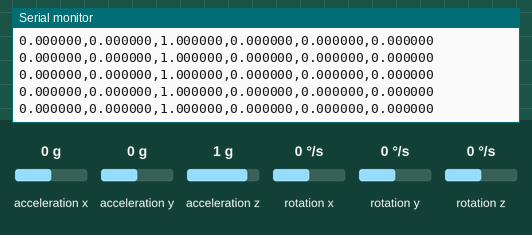
Recording of a sketch running on a simulated Arduino Nano 33 BLE. Shown: the last lines printed to the serial monitor. The inputs (shaded band) are chosen by the test bench; at power-on: acceleration x 0 g, acceleration y 0 g, acceleration z 1 g, rotation x 0 °/s, rotation y 0 °/s, rotation z 0 °/s.

Above: at 1.3 s.
1.4 s: acceleration x set to -1.4 g
At 2.8 s:
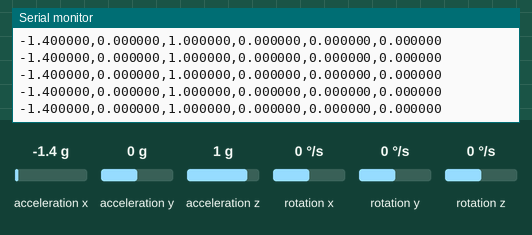
2.9 s: acceleration y set to -1.4 g
At 4.3 s:
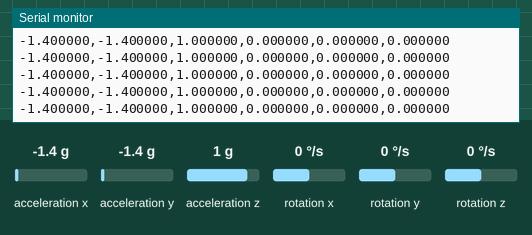
4.4 s: acceleration z set to -1.4 g
At 5.8 s:
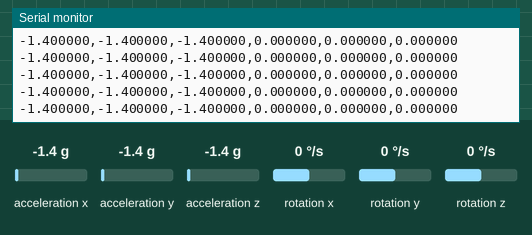
5.9 s: rotation x set to -192 °/s
At 7.3 s:
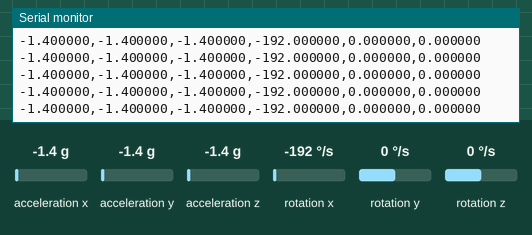
7.4 s: rotation y set to -192 °/s
At 9.2 s:
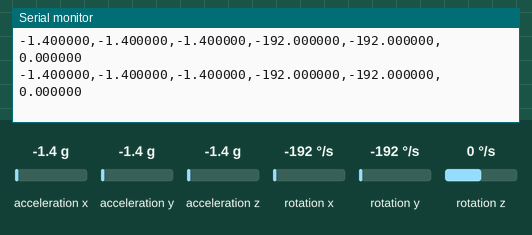

The sketch:

Data_Capture__1_.ino
```cpp
#include "Arduino_BMI270_BMM150.h"

const float accelerationThreshold = 1.3;
const int numSamples = 128;
const bool collectRestData = true;

int samplesRead = numSamples;

void setup() {
  Serial.begin(9600);
  while (!Serial);

  if (!IMU.begin()) {
    Serial.println("Failed to initialize IMU!");
    while (1);
  }

  Serial.println("aX,aY,aZ,gX,gY,gZ");
}

void loop() {
  float aX, aY, aZ, gX, gY, gZ;

  while (!collectRestData && samplesRead == numSamples) {
    if (IMU.accelerationAvailable()) {
      IMU.readAcceleration(aX, aY, aZ);

      float aSum = fabs(aX) + fabs(aY) + fabs(aZ);

      if (aSum >= accelerationThreshold) {
        samplesRead = 0;
        delay(100);
        break;
      }
    }
  }

  if (collectRestData && samplesRead == numSamples) {
    samplesRead = 0;
    delay(500);
  }

  while (samplesRead < numSamples) {
    if (IMU.accelerationAvailable() && IMU.gyroscopeAvailable()) {
      IMU.readAcceleration(aX, aY, aZ);
      IMU.readGyroscope(gX, gY, gZ);

      Serial.print(aX, 6); Serial.print(',');
      Serial.print(aY, 6); Serial.print(',');
      Serial.print(aZ, 6); Serial.print(',');
      Serial.print(gX, 6); Serial.print(',');
      Serial.print(gY, 6); Serial.print(',');
      Serial.println(gZ, 6);

      samplesRead++;

      if (samplesRead == numSamples) {
        Serial.println();
        delay(700);
      }
    }
  }
}
```

Measured:
- after the input at 1.4 s, the serial monitor: prints a new line after 0.68 s (image 1)
- after the input at 2.9 s, the serial monitor: prints a new line after 0.75 s (image 2)
- after the input at 4.4 s, the serial monitor: prints a new line after 0.83 s (image 3)
- after the input at 5.9 s, the serial monitor: prints a new line after 0.91 s (image 4)
- after the input at 7.4 s, the serial monitor: prints a new line after 0.99 s (image 5)
